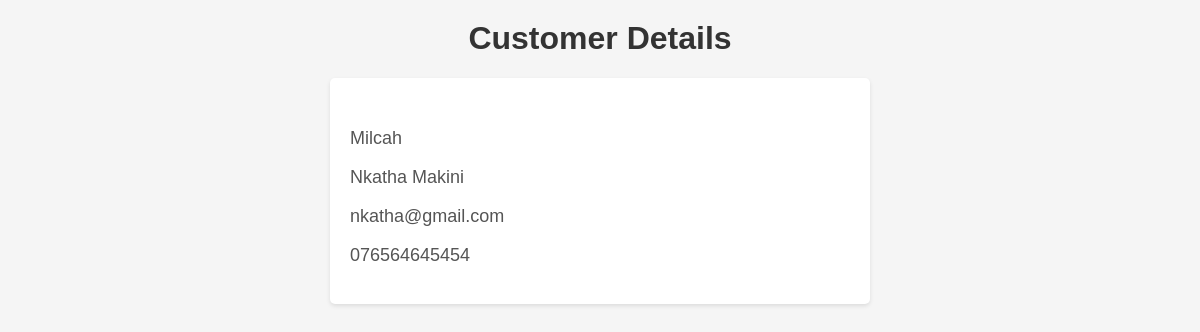
Before: /customer/customer/11/ with the older database file.
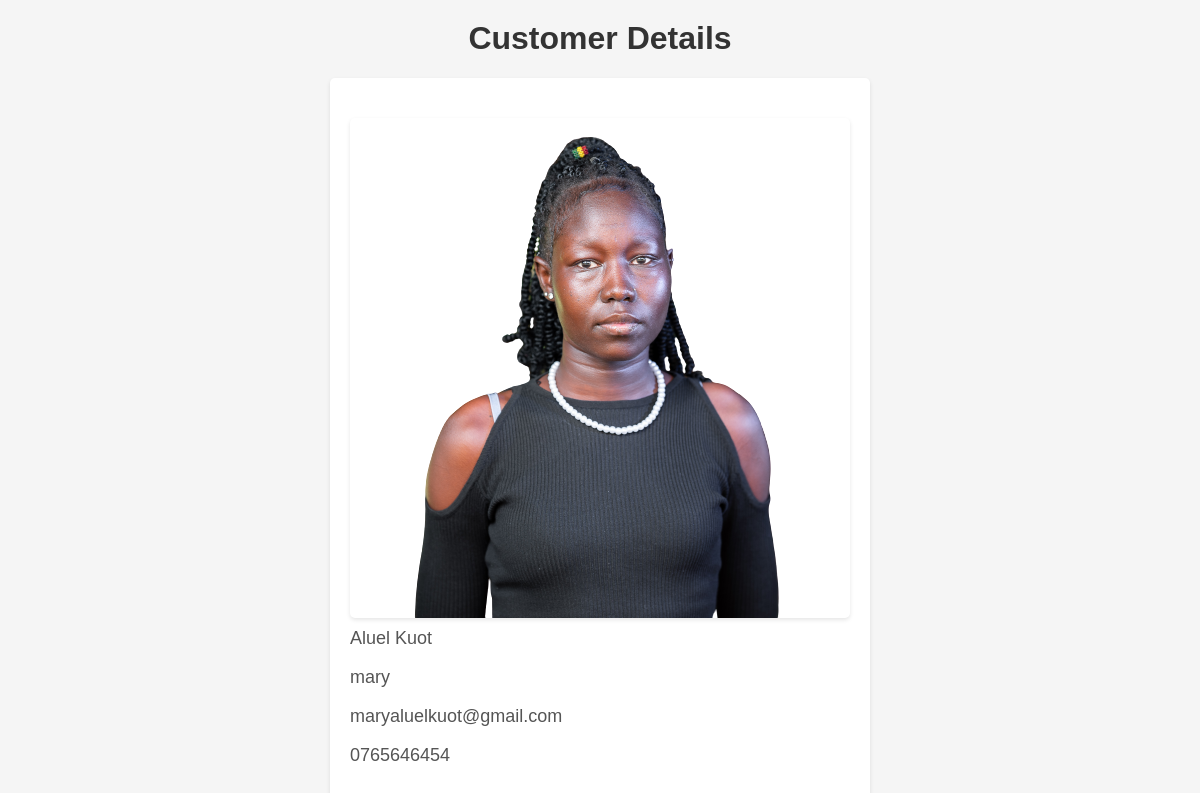
After: the same page with the newer database file.
### customer/models.py (models this page shows, shortened)
class Customer(models.Model):
    user = models.OneToOneField(User, null=True , on_delete = models.CASCADE)
    firstname=models.CharField(max_length=42)
    image = models.ImageField()
    lastname=models.CharField(max_length=42)
    email=models.EmailField(max_length=200)
    phonenumber=models.CharField(max_length=20)
    password = models.CharField(max_length=10)
    address=models.CharField(max_length=32)

### customer/views.py (the view)
# urls.py: path("customer/<int:id>/",customer_detail, name="customer_detail"),
def customer_detail(request , id):
    customer  = Customer.objects.get(id=id)
    return render(request , 'customer/customer_detail.html',{'customer':customer})

### templates/customer/customer_detail.html (shortened to what this page needs)
<!DOCTYPE html>
<html lang="en">
<head>
</head>
<body>
    <h1>Customer Details</h1>
    <div class="customer-details">
        <img src="{{ customer.image.url }}" alt="{{ customer.name }}" class="customer-image">
        <p>{{ customer.firstname }}</p>
        <p>{{ customer.lastname }}</p>
        <p class="">{{ customer.email }}</p>
        <p class="">{{ customer.phonenumber }}</p>
    </div>
</body>
</html>

### templates/customer/customer_detail.html (style rules this page uses)
body { font-family: Arial, sans-serif; margin: 0; padding: 0; background-color: #f5f5f5; }
h1, h2 { text-align: center; margin-top: 20px; color: #333; }
.customer-details { max-width: 500px; margin: 0 auto; background-color: #fff; border-radius: 5px; box-shadow: 0 2px 4px rgba(0, 0, 0, 0.1); padding: 20px; }
.customer-image { display: block; margin: 0 auto; max-width: 100%; height: auto; border-radius: 5px; box-shadow: 0 2px 4px rgba(0, 0, 0, 0.1); }
p { margin-top: 10px; font-size: 18px; color: #555; }

Changed rows visible on the page:
changed Customer: image: picture added; firstname "Milcah" → "Aluel Kuot"; lastname "Nkatha Makini" → "mary"; email "nkatha@gmail.com" → "maryaluelkuot@gmail.com"; phonenumber "076564645454" → "0765646454"
